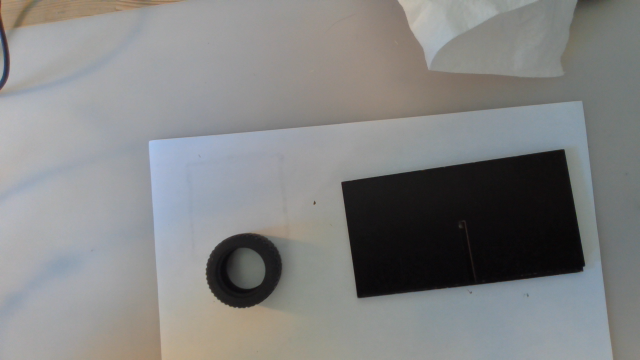
#> input picture src/In_hand_manipulation/img.png, 640 x 360 px, given in place of the camera
$ python in_hand_stickerless.py
#> lines starting #> are read from the running program, lines starting #| are printed output that depends on the picture; after the words box and inside, x2 and y2 are one past the last pixel; in counts of white or black regions, pixels touching at a corner belong together
import cv2 as cv
import numpy as np
from scipy.spatial import ConvexHull
import matplotlib.pyplot as plt
import open3d as o3d
from random import randint


def use_camera():
	cap = cv.VideoCapture(1)
	if not cap.isOpened():
		print("Cannot open camera")
		exit(1)

	i = 0
	while True:
		# Capture frame-by-frame
		ret, img = cap.read()

		# if frame is read correctly ret is True
		if not ret:
			print("Can't receive frame (stream end?). Exiting ...")
			break

		# img = cv.flip(img, 0)
		contours, img_gray, thresh = preprocess_image(img)

		cv.imshow("img", img)
		# Display the resulting frame
		cv.imshow('frame', thresh)
		cv.imshow('frame_gray', img_gray)

		key = cv.waitKey(1)
		if key == ord('q'):
			# When everything done, release the capture
			cap.release()
			cv.destroyAllWindows()
			return None, None

		if key == ord('s'):
			# cv.imwrite("pic3.png", img)
			return img, contours[0][:, 0]


def preprocess_image(img):
	draw_img = np.copy(img)
	draw_img = mask_finger(draw_img)

	img_gray = cv.cvtColor(draw_img, cv.COLOR_BGR2GRAY)
	contours, img_gray, thresh = find_contours(img_gray)
	cv.drawContours(img, contours, -1, (0, 255, 0), 3)

	find_objects(contours, img)
	return contours, img_gray, thresh


def _new_point(point, centers):
	for seen in centers:
		if np.linalg.norm(point - seen) <= 50:
			return False
	return True


def find_objects(contours, img):
	centers = []
	for contour in contours:
		# Reduce the amount of points to search
		peri = cv.arcLength(contour, True)
		approx = cv.approxPolyDP(contour, 0.05 * peri, True)

		if len(approx) == 4:
			corners = get_corners(contour[:, 0], img)

			center, major_axis = find_major_axis(corners)

			if center is not None and _new_point(center, centers):
				centers.append(center)
				start_arr = center + major_axis
				end_arr = center - major_axis
				start = [int(start_arr[0]), int(start_arr[1])]
				end = [int(end_arr[0]), int(end_arr[1])]
				cv.line(img, start, end, (0, 255, 0), thickness=5)


def find_major_axis(corners):
	hull = ConvexHull(corners)
	if hull.area < 500:
		return None, None
	points = hull.points
	relationships = hull.neighbors

	cx = np.mean(hull.points[hull.vertices, 0])
	cy = np.mean(hull.points[hull.vertices, 1])

	center = np.array([cx, cy])

	# Populate the dictionary
	length_to_side_array = {}
	for neighbour_pair in relationships:
		length = np.linalg.norm(points[neighbour_pair[0]] - points[neighbour_pair[1]])
		if length not in length_to_side_array:
			length_to_side_array[length] = []
		length_to_side_array[length].append(points[neighbour_pair[0]] - points[neighbour_pair[1]])

	# In a perfectly rectangular object, there will almost certainly be two of each length. In this case, I am
	# arbitrarily choosing only the first one
	major_axis = length_to_side_array[max(length_to_side_array.keys())][0]

	return center, major_axis


def find_contours(img_gray):
	img_gray = cv.GaussianBlur(img_gray, (5, 5), 5)
	_, thresh = cv.threshold(img_gray, 100, 256, cv.THRESH_BINARY)
	img_gray = cv.Canny(thresh, 100, 200)
	contours, _ = cv.findContours(img_gray, cv.RETR_TREE, cv.CHAIN_APPROX_SIMPLE)
	return contours, img_gray, thresh


def mask_finger(draw_img):
	lower = np.array([-20, -17, -14])
	upper = np.array([51, 51, 54])
	# lower = np.array([120, 90, 80])
	# upper = np.array([245, 200, 175])

	mask = cv.inRange(draw_img, lower, upper)
	# mask = cv.bitwise_not(mask)

	mask = 255 - mask
	draw_img = cv.bitwise_and(draw_img, draw_img, mask=mask)
	return draw_img


def use_disk(filename: str, colour: str):
	assert colour == 'b' or colour == 'w'
	img = cv.imread(filename)

	draw_img = np.copy(img)
	img_gray = cv.cvtColor(draw_img, cv.COLOR_BGR2GRAY)
	img_gray = cv.GaussianBlur(img_gray, (5, 5), 5)
	if colour == 'b':
		_, thresh = cv.threshold(img_gray, 127, 255, 0)
	else:
		_, thresh = cv.threshold(img_gray, 0, 127, 0)
	img_gray = cv.Canny(thresh, 100, 200)

	contours, _ = cv.findContours(img_gray, cv.RETR_TREE, cv.CHAIN_APPROX_SIMPLE)
	cv.drawContours(draw_img, contours, -1, (0, 255, 0), 3)
	cv.imshow("img", draw_img)
	cv.waitKey(0)

	return img, contours[0][:, 0]


def get_corners(frame, img):
	peri = cv.arcLength(frame, True)
	approx = cv.approxPolyDP(frame, 0.01 * peri, True)

	corners = approx[:, 0]
	# print(corners)
	for pt in corners:
		draw_pt = np.array([int(pt[0]), int(pt[1])])
		cv.drawMarker(img, draw_pt, (255, 255, 255), thickness=5)

	# cv.imshow("img", img)
	# cv.waitKey(0)
	return corners


def main():
	# img, frame = use_disk("image2.png", 'w')
	img, frame = use_camera()
#> in use_camera, img is the input picture: shape (360, 640, 3); mean B, G, R 131.1, 131.4, 130.6
#> in mask_finger, `mask = cv.inRange(draw_img, lower, upper)`:
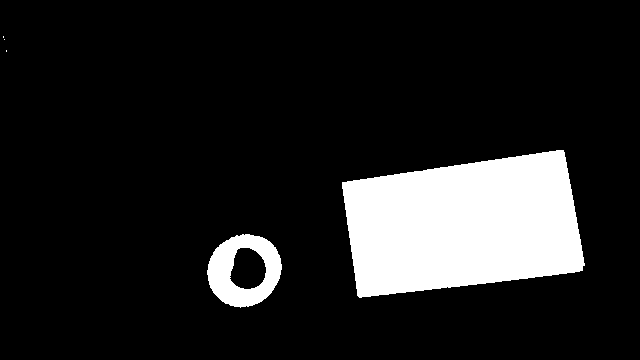
#> mask: shape (360, 640); 13.2% white; 5 white regions (3 under 20 px), largest, box (x1, y1, x2, y2) and area: (342, 150, 585, 298) 27404, (207, 234, 282, 308) 3103
#> in mask_finger, `draw_img = cv.bitwise_and(draw_img, draw_img, mask=mask)`:
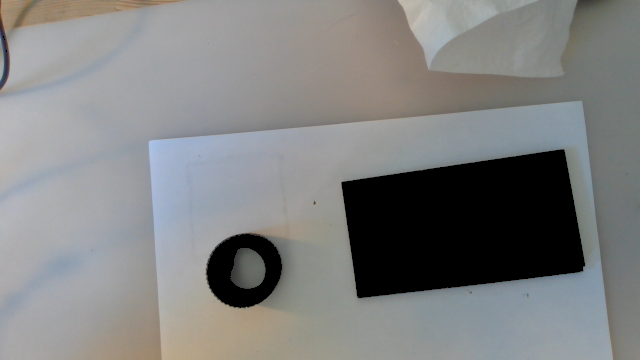
#> draw_img: shape (360, 640, 3); mean B, G, R 128.9, 129.2, 128.3
#> in preprocess_image, `img_gray = cv.cvtColor(draw_img, cv.COLOR_BGR2GRAY)`:
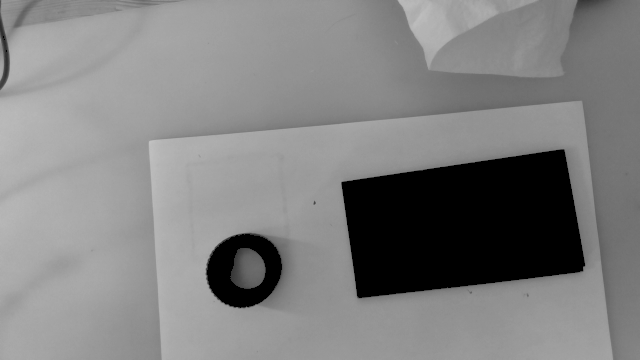
#> img_gray: shape (360, 640); min 0, max 193, mean 128.9
#> in find_contours, `_, thresh = cv.threshold(img_gray, 100, 256, cv.THRESH_BINARY)`:
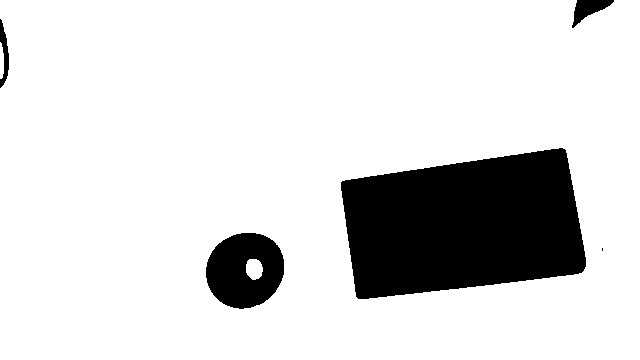
#> thresh: shape (360, 640); 85.3% white; 5 black regions (1 under 20 px), largest, box (x1, y1, x2, y2) and area: (341, 148, 586, 299) 28560, (206, 233, 284, 309) 4375, (572, 0, 614, 28) 538, (0, 19, 9, 88) 318
#> in find_contours, `img_gray = cv.Canny(thresh, 100, 200)`:
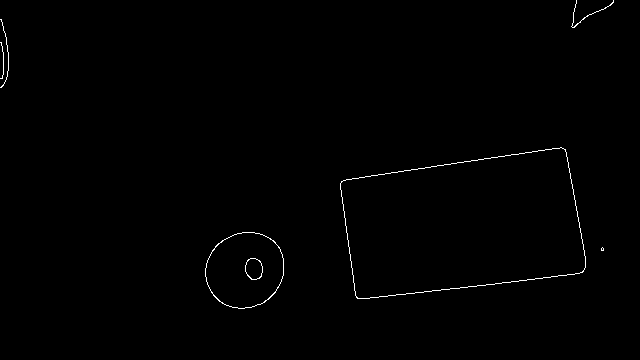
#> img_gray: shape (360, 640); 0.53% white in thin lines or dots, all inside (x1, y1, x2, y2) = (0, 0, 614, 309)
#> in find_contours, `contours, _ = cv.findContours(img_gray, cv.RETR_TREE, cv.CHAIN_APPROX_..`: contours = 11 contours, 5 with area under 20; largest, box (x1, y1, x2, y2) and area: (340, 147, 586, 299) 28554, (340, 147, 586, 299) 28550, (205, 232, 284, 309) 4674, (205, 232, 284, 309) 4644, (245, 258, 263, 280) 290, (245, 258, 263, 280) 280
#> in preprocess_image, `cv.drawContours(img, contours, -1, (0, 255, 0), 3)`:
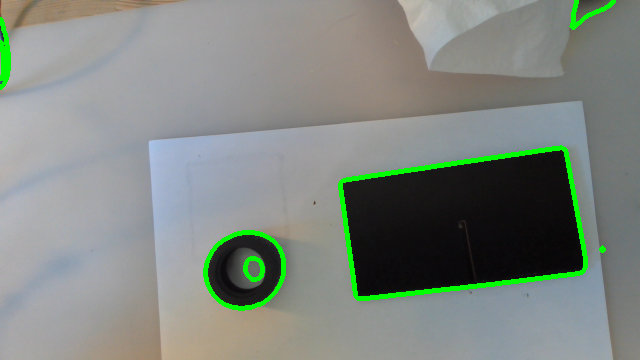
#> img: shape (360, 640, 3); 2.52% of pixels changed, all inside (x1, y1, x2, y2) = (0, 0, 616, 311)
#> the loop in find_objects, `for contour in contours:` made 11 passes
#> (points in find_major_axis, relationships in find_major_axis, cx in find_major_axis, cy in find_major_axis, major_axis, start_arr, end_arr) on pass 7: ([[565, 149], [341, 181], [356, 297], [582, 272]], [[2, 1], [3, 0], [0, 3], [1, 2]], 461, 224.8, [17, 123], [478, 347.8], [444, 101.8])
#> (points in find_major_axis, relationships in find_major_axis, cx in find_major_axis, cy in find_major_axis, major_axis) on pass 8: ([[565, 150], [581, 272], [355, 295], [343, 180]], [[2, 1], [3, 0], [0, 3], [1, 2]], 461, 224.2, [-226, 23])
#> after the loop in find_objects, `for contour in contours:`:
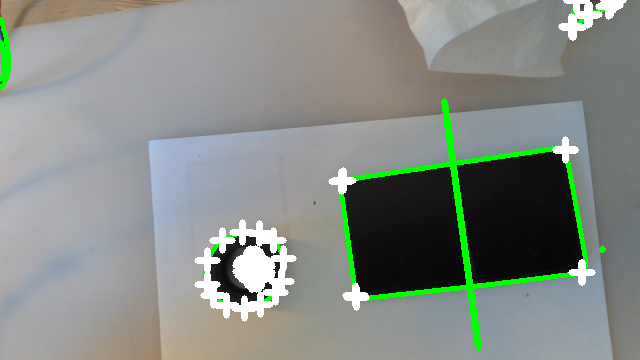
#> img: shape (360, 640, 3); 3.92% of pixels changed, all inside (x1, y1, x2, y2) = (194, 0, 627, 351)
#> after the loop in find_objects, `for contour in contours:`: centers = [[461, 224.8]]
#> (key q is pressed here)
	if frame is not None:
		cv.imshow("img", img)
		cv.waitKey()


if __name__ == "__main__":
	main()
